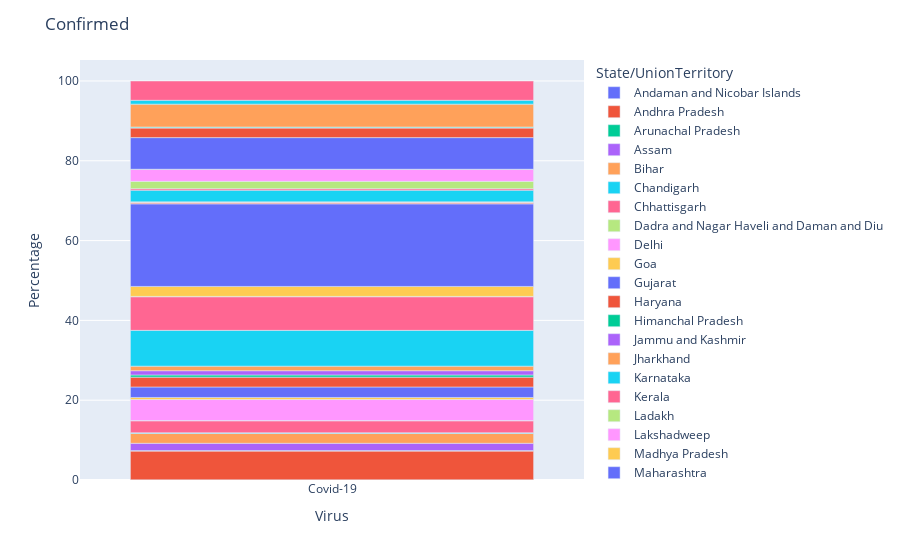
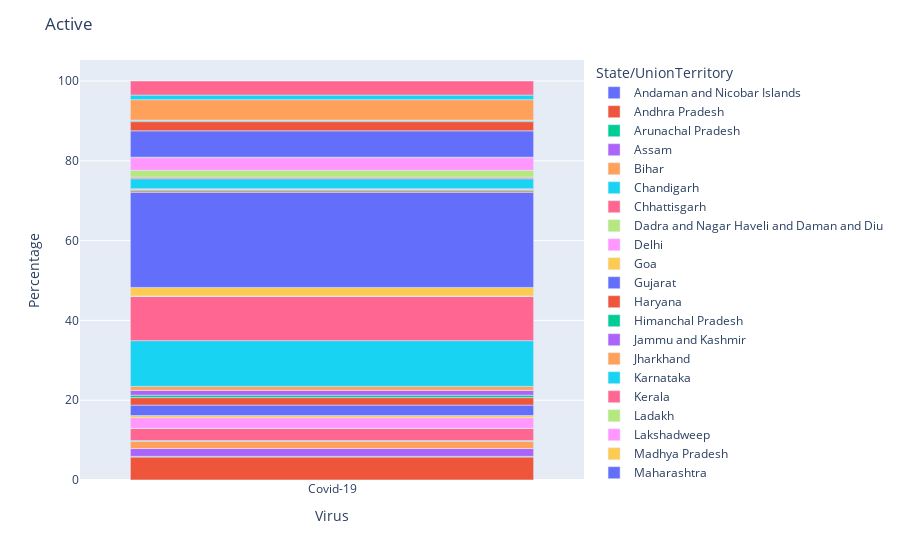

Notebook code cell kept with these figures, in order:
### Markdown cell above
# Visualization

### Code cell
state_vizualization(cases_list)

### Figure 1 — Plotly figure (JSON) as saved in the notebook; plotly's stock layout.template omitted (floating-point values rounded to 4 significant figures)
{"data": [{"alignmentgroup": "True", "customdata": [[1938498]], "hovertemplate": "State/UnionTerritory=Andaman and Nicobar Islands<br>Virus=%{x}<br>Percentage=%{y}<br>Confirmed=%{customdata[0]}<extra></extra>", "legendgroup": "Andaman and Nicobar Islands", "marker": {"color": "#636efa"}, "name": "Andaman and Nicobar Islands", "offsetgroup": "Andaman and Nicobar Islands", "orientation": "v", "showlegend": true, "textposition": "auto", "type": "bar", "x": ["Covid-19"], "xaxis": "x", "y": [0.04], "yaxis": "y"}, {"alignmentgroup": "True", "customdata": [[392432753]], "hovertemplate": "State/UnionTerritory=Andhra Pradesh<br>Virus=%{x}<br>Percentage=%{y}<br>Confirmed=%{customdata[0]}<extra></extra>", "legendgroup": "Andhra Pradesh", "marker": {"color": "#EF553B"}, "name": "Andhra Pradesh", "offsetgroup": "Andhra Pradesh", "orientation": "v", "showlegend": true, "textposition": "auto", "type": "bar", "x": ["Covid-19"], "xaxis": "x", "y": [7.2], "yaxis": "y"}, {"alignmentgroup": "True", "customdata": [[7176907]], "hovertemplate": "State/UnionTerritory=Arunachal Pradesh<br>Virus=%{x}<br>Percentage=%{y}<br>Confirmed=%{customdata[0]}<extra></extra>", "legendgroup": "Arunachal Pradesh", "marker": {"color": "#00cc96"}, "name": "Arunachal Pradesh", "offsetgroup": "Arunachal Pradesh", "orientation": "v", "showlegend": true, "textposition": "auto", "type": "bar", "x": ["Covid-19"], "xaxis": "x", "y": [0.13], "yaxis": "y"}, {"alignmentgroup": "True", "customdata": [[99837011]], "hovertemplate": "State/UnionTerritory=Assam<br>Virus=%{x}<br>Percentage=%{y}<br>Confirmed=%{customdata[0]}<extra></extra>", "legendgroup": "Assam", "marker": {"color": "#ab63fa"}, "name": "Assam", "offsetgroup": "Assam", "orientation": "v", "showlegend": true, "textposition": "auto", "type": "bar", "x": ["Covid-19"], "xaxis": "x", "y": [1.83], "yaxis": "y"}, {"alignmentgroup": "True", "customdata": [[133662075]], "hovertemplate": "State/UnionTerritory=Bihar<br>Virus=%{x}<br>Percentage=%{y}<br>Confirmed=%{customdata[0]}<extra></extra>", "legendgroup": "Bihar", "marker": {"color": "#FFA15A"}, "name": "Bihar", "offsetgroup": "Bihar", "orientation": "v", "showlegend": true, "textposition": "auto", "type": "bar", "x": ["Covid-19"], "xaxis": "x", "y": [2.45], "yaxis": "y"}, {"alignmentgroup": "True", "customdata": [[10858627]], "hovertemplate": "State/UnionTerritory=Chandigarh<br>Virus=%{x}<br>Percentage=%{y}<br>Confirmed=%{customdata[0]}<extra></extra>", "legendgroup": "Chandigarh", "marker": {"color": "#19d3f3"}, "name": "Chandigarh", "offsetgroup": "Chandigarh", "orientation": "v", "showlegend": true, "textposition": "auto", "type": "bar", "x": ["Covid-19"], "xaxis": "x", "y": [0.2], "yaxis": "y"}, {"alignmentgroup": "True", "customdata": [[163776262]], "hovertemplate": "State/UnionTerritory=Chhattisgarh<br>Virus=%{x}<br>Percentage=%{y}<br>Confirmed=%{customdata[0]}<extra></extra>", "legendgroup": "Chhattisgarh", "marker": {"color": "#FF6692"}, "name": "Chhattisgarh", "offsetgroup": "Chhattisgarh", "orientation": "v", "showlegend": true, "textposition": "auto", "type": "bar", "x": ["Covid-19"], "xaxis": "x", "y": [3], "yaxis": "y"}, {"alignmentgroup": "True", "customdata": [[1959356]], "hovertemplate": "State/UnionTerritory=Dadra and Nagar Haveli and Daman and Diu<br>Virus=%{x}<br>Percentage=%{y}<br>Confirmed=%{customdata[0]}<extra></extra>", "legendgroup": "Dadra and Nagar Haveli and Daman and Diu", "marker": {"color": "#B6E880"}, "name": "Dadra and Nagar Haveli and Daman and Diu", "offsetgroup": "Dadra and Nagar Haveli and Daman and Diu", "orientation": "v", "showlegend": true, "textposition": "auto", "type": "bar", "x": ["Covid-19"], "xaxis": "x", "y": [0.04], "yaxis": "y"}, {"alignmentgroup": "True", "customdata": [[287227765]], "hovertemplate": "State/UnionTerritory=Delhi<br>Virus=%{x}<br>Percentage=%{y}<br>Confirmed=%{customdata[0]}<extra></extra>", "legendgroup": "Delhi", "marker": {"color": "#FF97FF"}, "name": "Delhi", "offsetgroup": "Delhi", "orientation": "v", "showlegend": true, "textposition": "auto", "type": "bar", "x": ["Covid-19"], "xaxis": "x", "y": [5.27], "yaxis": "y"}, {"alignmentgroup": "True", "customdata": [[28240159]], "hovertemplate": "State/UnionTerritory=Goa<br>Virus=%{x}<br>Percentage=%{y}<br>Confirmed=%{customdata[0]}<extra></extra>", "legendgroup": "Goa", "marker": {"color": "#FECB52"}, "name": "Goa", "offsetgroup": "Goa", "orientation": "v", "showlegend": true, "textposition": "auto", "type": "bar", "x": ["Covid-19"], "xaxis": "x", "y": [0.52], "yaxis": "y"}, {"alignmentgroup": "True", "customdata": [[143420082]], "hovertemplate": "State/UnionTerritory=Gujarat<br>Virus=%{x}<br>Percentage=%{y}<br>Confirmed=%{customdata[0]}<extra></extra>", "legendgroup": "Gujarat", "marker": {"color": "#636efa"}, "name": "Gujarat", "offsetgroup": "Gujarat", "orientation": "v", "showlegend": true, "textposition": "auto", "type": "bar", "x": ["Covid-19"], "xaxis": "x", "y": [2.63], "yaxis": "y"}, {"alignmentgroup": "True", "customdata": [[134347285]], "hovertemplate": "State/UnionTerritory=Haryana<br>Virus=%{x}<br>Percentage=%{y}<br>Confirmed=%{customdata[0]}<extra></extra>", "legendgroup": "Haryana", "marker": {"color": "#EF553B"}, "name": "Haryana", "offsetgroup": "Haryana", "orientation": "v", "showlegend": true, "textposition": "auto", "type": "bar", "x": ["Covid-19"], "xaxis": "x", "y": [2.46], "yaxis": "y"}, {"alignmentgroup": "True", "customdata": [[30237805]], "hovertemplate": "State/UnionTerritory=Himanchal Pradesh<br>Virus=%{x}<br>Percentage=%{y}<br>Confirmed=%{customdata[0]}<extra></extra>", "legendgroup": "Himanchal Pradesh", "marker": {"color": "#00cc96"}, "name": "Himanchal Pradesh", "offsetgroup": "Himanchal Pradesh", "orientation": "v", "showlegend": true, "textposition": "auto", "type": "bar", "x": ["Covid-19"], "xaxis": "x", "y": [0.55], "yaxis": "y"}, {"alignmentgroup": "True", "customdata": [[58117726]], "hovertemplate": "State/UnionTerritory=Jammu and Kashmir<br>Virus=%{x}<br>Percentage=%{y}<br>Confirmed=%{customdata[0]}<extra></extra>", "legendgroup": "Jammu and Kashmir", "marker": {"color": "#ab63fa"}, "name": "Jammu and Kashmir", "offsetgroup": "Jammu and Kashmir", "orientation": "v", "showlegend": true, "textposition": "auto", "type": "bar", "x": ["Covid-19"], "xaxis": "x", "y": [1.07], "yaxis": "y"}, {"alignmentgroup": "True", "customdata": [[62111994]], "hovertemplate": "State/UnionTerritory=Jharkhand<br>Virus=%{x}<br>Percentage=%{y}<br>Confirmed=%{customdata[0]}<extra></extra>", "legendgroup": "Jharkhand", "marker": {"color": "#FFA15A"}, "name": "Jharkhand", "offsetgroup": "Jharkhand", "orientation": "v", "showlegend": true, "textposition": "auto", "type": "bar", "x": ["Covid-19"], "xaxis": "x", "y": [1.14], "yaxis": "y"}, {"alignmentgroup": "True", "customdata": [[488855931]], "hovertemplate": "State/UnionTerritory=Karnataka<br>Virus=%{x}<br>Percentage=%{y}<br>Confirmed=%{customdata[0]}<extra></extra>", "legendgroup": "Karnataka", "marker": {"color": "#19d3f3"}, "name": "Karnataka", "offsetgroup": "Karnataka", "orientation": "v", "showlegend": true, "textposition": "auto", "type": "bar", "x": ["Covid-19"], "xaxis": "x", "y": [8.97], "yaxis": "y"}, {"alignmentgroup": "True", "customdata": [[458906023]], "hovertemplate": "State/UnionTerritory=Kerala<br>Virus=%{x}<br>Percentage=%{y}<br>Confirmed=%{customdata[0]}<extra></extra>", "legendgroup": "Kerala", "marker": {"color": "#FF6692"}, "name": "Kerala", "offsetgroup": "Kerala", "orientation": "v", "showlegend": true, "textposition": "auto", "type": "bar", "x": ["Covid-19"], "xaxis": "x", "y": [8.42], "yaxis": "y"}, {"alignmentgroup": "True", "customdata": [[4054293]], "hovertemplate": "State/UnionTerritory=Ladakh<br>Virus=%{x}<br>Percentage=%{y}<br>Confirmed=%{customdata[0]}<extra></extra>", "legendgroup": "Ladakh", "marker": {"color": "#B6E880"}, "name": "Ladakh", "offsetgroup": "Ladakh", "orientation": "v", "showlegend": true, "textposition": "auto", "type": "bar", "x": ["Covid-19"], "xaxis": "x", "y": [0.07], "yaxis": "y"}, {"alignmentgroup": "True", "customdata": [[915784]], "hovertemplate": "State/UnionTerritory=Lakshadweep<br>Virus=%{x}<br>Percentage=%{y}<br>Confirmed=%{customdata[0]}<extra></extra>", "legendgroup": "Lakshadweep", "marker": {"color": "#FF97FF"}, "name": "Lakshadweep", "offsetgroup": "Lakshadweep", "orientation": "v", "showlegend": true, "textposition": "auto", "type": "bar", "x": ["Covid-19"], "xaxis": "x", "y": [0.02], "yaxis": "y"}, {"alignmentgroup": "True", "customdata": [[136416921]], "hovertemplate": "State/UnionTerritory=Madhya Pradesh<br>Virus=%{x}<br>Percentage=%{y}<br>Confirmed=%{customdata[0]}<extra></extra>", "legendgroup": "Madhya Pradesh", "marker": {"color": "#FECB52"}, "name": "Madhya Pradesh", "offsetgroup": "Madhya Pradesh", "orientation": "v", "showlegend": true, "textposition": "auto", "type": "bar", "x": ["Covid-19"], "xaxis": "x", "y": [2.5], "yaxis": "y"}, {"alignmentgroup": "True", "customdata": [[1127721063]], "hovertemplate": "State/UnionTerritory=Maharashtra<br>Virus=%{x}<br>Percentage=%{y}<br>Confirmed=%{customdata[0]}<extra></extra>", "legendgroup": "Maharashtra", "marker": {"color": "#636efa"}, "name": "Maharashtra", "offsetgroup": "Maharashtra", "orientation": "v", "showlegend": true, "textposition": "auto", "type": "bar", "x": ["Covid-19"], "xaxis": "x", "y": [20.69], "yaxis": "y"}, {"alignmentgroup": "True", "customdata": [[12617943]], "hovertemplate": "State/UnionTerritory=Manipur<br>Virus=%{x}<br>Percentage=%{y}<br>Confirmed=%{customdata[0]}<extra></extra>", "legendgroup": "Manipur", "marker": {"color": "#EF553B"}, "name": "Manipur", "offsetgroup": "Manipur", "orientation": "v", "showlegend": true, "textposition": "auto", "type": "bar", "x": ["Covid-19"], "xaxis": "x", "y": [0.23], "yaxis": "y"}, {"alignmentgroup": "True", "customdata": [[7355969]], "hovertemplate": "State/UnionTerritory=Meghalaya<br>Virus=%{x}<br>Percentage=%{y}<br>Confirmed=%{customdata[0]}<extra></extra>", "legendgroup": "Meghalaya", "marker": {"color": "#00cc96"}, "name": "Meghalaya", "offsetgroup": "Meghalaya", "orientation": "v", "showlegend": true, "textposition": "auto", "type": "bar", "x": ["Covid-19"], "xaxis": "x", "y": [0.13], "yaxis": "y"}, {"alignmentgroup": "True", "customdata": [[2984732]], "hovertemplate": "State/UnionTerritory=Mizoram<br>Virus=%{x}<br>Percentage=%{y}<br>Confirmed=%{customdata[0]}<extra></extra>", "legendgroup": "Mizoram", "marker": {"color": "#ab63fa"}, "name": "Mizoram", "offsetgroup": "Mizoram", "orientation": "v", "showlegend": true, "textposition": "auto", "type": "bar", "x": ["Covid-19"], "xaxis": "x", "y": [0.05], "yaxis": "y"}, {"alignmentgroup": "True", "customdata": [[5041742]], "hovertemplate": "State/UnionTerritory=Nagaland<br>Virus=%{x}<br>Percentage=%{y}<br>Confirmed=%{customdata[0]}<extra></extra>", "legendgroup": "Nagaland", "marker": {"color": "#FFA15A"}, "name": "Nagaland", "offsetgroup": "Nagaland", "orientation": "v", "showlegend": true, "textposition": "auto", "type": "bar", "x": ["Covid-19"], "xaxis": "x", "y": [0.09], "yaxis": "y"}, {"alignmentgroup": "True", "customdata": [[160130533]], "hovertemplate": "State/UnionTerritory=Odisha<br>Virus=%{x}<br>Percentage=%{y}<br>Confirmed=%{customdata[0]}<extra></extra>", "legendgroup": "Odisha", "marker": {"color": "#19d3f3"}, "name": "Odisha", "offsetgroup": "Odisha", "orientation": "v", "showlegend": true, "textposition": "auto", "type": "bar", "x": ["Covid-19"], "xaxis": "x", "y": [2.94], "yaxis": "y"}, {"alignmentgroup": "True", "customdata": [[20065891]], "hovertemplate": "State/UnionTerritory=Puducherry<br>Virus=%{x}<br>Percentage=%{y}<br>Confirmed=%{customdata[0]}<extra></extra>", "legendgroup": "Puducherry", "marker": {"color": "#FF6692"}, "name": "Puducherry", "offsetgroup": "Puducherry", "orientation": "v", "showlegend": true, "textposition": "auto", "type": "bar", "x": ["Covid-19"], "xaxis": "x", "y": [0.37], "yaxis": "y"}, {"alignmentgroup": "True", "customdata": [[99949702]], "hovertemplate": "State/UnionTerritory=Punjab<br>Virus=%{x}<br>Percentage=%{y}<br>Confirmed=%{customdata[0]}<extra></extra>", "legendgroup": "Punjab", "marker": {"color": "#B6E880"}, "name": "Punjab", "offsetgroup": "Punjab", "orientation": "v", "showlegend": true, "textposition": "auto", "type": "bar", "x": ["Covid-19"], "xaxis": "x", "y": [1.83], "yaxis": "y"}, {"alignmentgroup": "True", "customdata": [[162369656]], "hovertemplate": "State/UnionTerritory=Rajasthan<br>Virus=%{x}<br>Percentage=%{y}<br>Confirmed=%{customdata[0]}<extra></extra>", "legendgroup": "Rajasthan", "marker": {"color": "#FF97FF"}, "name": "Rajasthan", "offsetgroup": "Rajasthan", "orientation": "v", "showlegend": true, "textposition": "auto", "type": "bar", "x": ["Covid-19"], "xaxis": "x", "y": [2.98], "yaxis": "y"}, {"alignmentgroup": "True", "customdata": [[3186799]], "hovertemplate": "State/UnionTerritory=Sikkim<br>Virus=%{x}<br>Percentage=%{y}<br>Confirmed=%{customdata[0]}<extra></extra>", "legendgroup": "Sikkim", "marker": {"color": "#FECB52"}, "name": "Sikkim", "offsetgroup": "Sikkim", "orientation": "v", "showlegend": true, "textposition": "auto", "type": "bar", "x": ["Covid-19"], "xaxis": "x", "y": [0.06], "yaxis": "y"}, {"alignmentgroup": "True", "customdata": [[431928644]], "hovertemplate": "State/UnionTerritory=Tamil Nadu<br>Virus=%{x}<br>Percentage=%{y}<br>Confirmed=%{customdata[0]}<extra></extra>", "legendgroup": "Tamil Nadu", "marker": {"color": "#636efa"}, "name": "Tamil Nadu", "offsetgroup": "Tamil Nadu", "orientation": "v", "showlegend": true, "textposition": "auto", "type": "bar", "x": ["Covid-19"], "xaxis": "x", "y": [7.92], "yaxis": "y"}, {"alignmentgroup": "True", "customdata": [[130562647]], "hovertemplate": "State/UnionTerritory=Telangana<br>Virus=%{x}<br>Percentage=%{y}<br>Confirmed=%{customdata[0]}<extra></extra>", "legendgroup": "Telangana", "marker": {"color": "#EF553B"}, "name": "Telangana", "offsetgroup": "Telangana", "orientation": "v", "showlegend": true, "textposition": "auto", "type": "bar", "x": ["Covid-19"], "xaxis": "x", "y": [2.39], "yaxis": "y"}, {"alignmentgroup": "True", "customdata": [[14050250]], "hovertemplate": "State/UnionTerritory=Tripura<br>Virus=%{x}<br>Percentage=%{y}<br>Confirmed=%{customdata[0]}<extra></extra>", "legendgroup": "Tripura", "marker": {"color": "#00cc96"}, "name": "Tripura", "offsetgroup": "Tripura", "orientation": "v", "showlegend": true, "textposition": "auto", "type": "bar", "x": ["Covid-19"], "xaxis": "x", "y": [0.26], "yaxis": "y"}, {"alignmentgroup": "True", "customdata": [[345726]], "hovertemplate": "State/UnionTerritory=Unassigned<br>Virus=%{x}<br>Percentage=%{y}<br>Confirmed=%{customdata[0]}<extra></extra>", "legendgroup": "Unassigned", "marker": {"color": "#ab63fa"}, "name": "Unassigned", "offsetgroup": "Unassigned", "orientation": "v", "showlegend": true, "textposition": "auto", "type": "bar", "x": ["Covid-19"], "xaxis": "x", "y": [0.01], "yaxis": "y"}, {"alignmentgroup": "True", "customdata": [[312625843]], "hovertemplate": "State/UnionTerritory=Uttar Pradesh<br>Virus=%{x}<br>Percentage=%{y}<br>Confirmed=%{customdata[0]}<extra></extra>", "legendgroup": "Uttar Pradesh", "marker": {"color": "#FFA15A"}, "name": "Uttar Pradesh", "offsetgroup": "Uttar Pradesh", "orientation": "v", "showlegend": true, "textposition": "auto", "type": "bar", "x": ["Covid-19"], "xaxis": "x", "y": [5.73], "yaxis": "y"}, {"alignmentgroup": "True", "customdata": [[53140414]], "hovertemplate": "State/UnionTerritory=Uttarakhand<br>Virus=%{x}<br>Percentage=%{y}<br>Confirmed=%{customdata[0]}<extra></extra>", "legendgroup": "Uttarakhand", "marker": {"color": "#19d3f3"}, "name": "Uttarakhand", "offsetgroup": "Uttarakhand", "orientation": "v", "showlegend": true, "textposition": "auto", "type": "bar", "x": ["Covid-19"], "xaxis": "x", "y": [0.97], "yaxis": "y"}, {"alignmentgroup": "True", "customdata": [[263107876]], "hovertemplate": "State/UnionTerritory=West Bengal<br>Virus=%{x}<br>Percentage=%{y}<br>Confirmed=%{customdata[0]}<extra></extra>", "legendgroup": "West Bengal", "marker": {"color": "#FF6692"}, "name": "West Bengal", "offsetgroup": "West Bengal", "orientation": "v", "showlegend": true, "textposition": "auto", "type": "bar", "x": ["Covid-19"], "xaxis": "x", "y": [4.83], "yaxis": "y"}], "layout": {"barmode": "relative", "legend": {"title": {"text": "State/UnionTerritory"}, "tracegroupgap": 0}, "margin": {"t": 60}, "title": {"text": "Confirmed"}, "xaxis": {"anchor": "y", "domain": [0, 1], "title": {"text": "Virus"}}, "yaxis": {"anchor": "x", "domain": [0, 1], "title": {"text": "Percentage"}}}}

### Figure 2 — Plotly figure (JSON) as saved in the notebook; plotly's stock layout.template omitted (floating-point values rounded to 4 significant figures)
{"data": [{"alignmentgroup": "True", "customdata": [[63076]], "hovertemplate": "State/UnionTerritory=Andaman and Nicobar Islands<br>Virus=%{x}<br>Percentage=%{y}<br>Active=%{customdata[0]}<extra></extra>", "legendgroup": "Andaman and Nicobar Islands", "marker": {"color": "#636efa"}, "name": "Andaman and Nicobar Islands", "offsetgroup": "Andaman and Nicobar Islands", "orientation": "v", "showlegend": true, "textposition": "auto", "type": "bar", "x": ["Covid-19"], "xaxis": "x", "y": [0.02], "yaxis": "y"}, {"alignmentgroup": "True", "customdata": [[19066856]], "hovertemplate": "State/UnionTerritory=Andhra Pradesh<br>Virus=%{x}<br>Percentage=%{y}<br>Active=%{customdata[0]}<extra></extra>", "legendgroup": "Andhra Pradesh", "marker": {"color": "#EF553B"}, "name": "Andhra Pradesh", "offsetgroup": "Andhra Pradesh", "orientation": "v", "showlegend": true, "textposition": "auto", "type": "bar", "x": ["Covid-19"], "xaxis": "x", "y": [5.74], "yaxis": "y"}, {"alignmentgroup": "True", "customdata": [[561959]], "hovertemplate": "State/UnionTerritory=Arunachal Pradesh<br>Virus=%{x}<br>Percentage=%{y}<br>Active=%{customdata[0]}<extra></extra>", "legendgroup": "Arunachal Pradesh", "marker": {"color": "#00cc96"}, "name": "Arunachal Pradesh", "offsetgroup": "Arunachal Pradesh", "orientation": "v", "showlegend": true, "textposition": "auto", "type": "bar", "x": ["Covid-19"], "xaxis": "x", "y": [0.17], "yaxis": "y"}, {"alignmentgroup": "True", "customdata": [[6520008]], "hovertemplate": "State/UnionTerritory=Assam<br>Virus=%{x}<br>Percentage=%{y}<br>Active=%{customdata[0]}<extra></extra>", "legendgroup": "Assam", "marker": {"color": "#ab63fa"}, "name": "Assam", "offsetgroup": "Assam", "orientation": "v", "showlegend": true, "textposition": "auto", "type": "bar", "x": ["Covid-19"], "xaxis": "x", "y": [1.96], "yaxis": "y"}, {"alignmentgroup": "True", "customdata": [[6024358]], "hovertemplate": "State/UnionTerritory=Bihar<br>Virus=%{x}<br>Percentage=%{y}<br>Active=%{customdata[0]}<extra></extra>", "legendgroup": "Bihar", "marker": {"color": "#FFA15A"}, "name": "Bihar", "offsetgroup": "Bihar", "orientation": "v", "showlegend": true, "textposition": "auto", "type": "bar", "x": ["Covid-19"], "xaxis": "x", "y": [1.81], "yaxis": "y"}, {"alignmentgroup": "True", "customdata": [[593898]], "hovertemplate": "State/UnionTerritory=Chandigarh<br>Virus=%{x}<br>Percentage=%{y}<br>Active=%{customdata[0]}<extra></extra>", "legendgroup": "Chandigarh", "marker": {"color": "#19d3f3"}, "name": "Chandigarh", "offsetgroup": "Chandigarh", "orientation": "v", "showlegend": true, "textposition": "auto", "type": "bar", "x": ["Covid-19"], "xaxis": "x", "y": [0.18], "yaxis": "y"}, {"alignmentgroup": "True", "customdata": [[10102978]], "hovertemplate": "State/UnionTerritory=Chhattisgarh<br>Virus=%{x}<br>Percentage=%{y}<br>Active=%{customdata[0]}<extra></extra>", "legendgroup": "Chhattisgarh", "marker": {"color": "#FF6692"}, "name": "Chhattisgarh", "offsetgroup": "Chhattisgarh", "orientation": "v", "showlegend": true, "textposition": "auto", "type": "bar", "x": ["Covid-19"], "xaxis": "x", "y": [3.04], "yaxis": "y"}, {"alignmentgroup": "True", "customdata": [[96232]], "hovertemplate": "State/UnionTerritory=Dadra and Nagar Haveli and Daman and Diu<br>Virus=%{x}<br>Percentage=%{y}<br>Active=%{customdata[0]}<extra></extra>", "legendgroup": "Dadra and Nagar Haveli and Daman and Diu", "marker": {"color": "#B6E880"}, "name": "Dadra and Nagar Haveli and Daman and Diu", "offsetgroup": "Dadra and Nagar Haveli and Daman and Diu", "orientation": "v", "showlegend": true, "textposition": "auto", "type": "bar", "x": ["Covid-19"], "xaxis": "x", "y": [0.03], "yaxis": "y"}, {"alignmentgroup": "True", "customdata": [[8864584]], "hovertemplate": "State/UnionTerritory=Delhi<br>Virus=%{x}<br>Percentage=%{y}<br>Active=%{customdata[0]}<extra></extra>", "legendgroup": "Delhi", "marker": {"color": "#FF97FF"}, "name": "Delhi", "offsetgroup": "Delhi", "orientation": "v", "showlegend": true, "textposition": "auto", "type": "bar", "x": ["Covid-19"], "xaxis": "x", "y": [2.67], "yaxis": "y"}, {"alignmentgroup": "True", "customdata": [[1765157]], "hovertemplate": "State/UnionTerritory=Goa<br>Virus=%{x}<br>Percentage=%{y}<br>Active=%{customdata[0]}<extra></extra>", "legendgroup": "Goa", "marker": {"color": "#FECB52"}, "name": "Goa", "offsetgroup": "Goa", "orientation": "v", "showlegend": true, "textposition": "auto", "type": "bar", "x": ["Covid-19"], "xaxis": "x", "y": [0.53], "yaxis": "y"}, {"alignmentgroup": "True", "customdata": [[8713507]], "hovertemplate": "State/UnionTerritory=Gujarat<br>Virus=%{x}<br>Percentage=%{y}<br>Active=%{customdata[0]}<extra></extra>", "legendgroup": "Gujarat", "marker": {"color": "#636efa"}, "name": "Gujarat", "offsetgroup": "Gujarat", "orientation": "v", "showlegend": true, "textposition": "auto", "type": "bar", "x": ["Covid-19"], "xaxis": "x", "y": [2.62], "yaxis": "y"}, {"alignmentgroup": "True", "customdata": [[6259144]], "hovertemplate": "State/UnionTerritory=Haryana<br>Virus=%{x}<br>Percentage=%{y}<br>Active=%{customdata[0]}<extra></extra>", "legendgroup": "Haryana", "marker": {"color": "#EF553B"}, "name": "Haryana", "offsetgroup": "Haryana", "orientation": "v", "showlegend": true, "textposition": "auto", "type": "bar", "x": ["Covid-19"], "xaxis": "x", "y": [1.88], "yaxis": "y"}, {"alignmentgroup": "True", "customdata": [[2041800]], "hovertemplate": "State/UnionTerritory=Himanchal Pradesh<br>Virus=%{x}<br>Percentage=%{y}<br>Active=%{customdata[0]}<extra></extra>", "legendgroup": "Himanchal Pradesh", "marker": {"color": "#00cc96"}, "name": "Himanchal Pradesh", "offsetgroup": "Himanchal Pradesh", "orientation": "v", "showlegend": true, "textposition": "auto", "type": "bar", "x": ["Covid-19"], "xaxis": "x", "y": [0.61], "yaxis": "y"}, {"alignmentgroup": "True", "customdata": [[3980691]], "hovertemplate": "State/UnionTerritory=Jammu and Kashmir<br>Virus=%{x}<br>Percentage=%{y}<br>Active=%{customdata[0]}<extra></extra>", "legendgroup": "Jammu and Kashmir", "marker": {"color": "#ab63fa"}, "name": "Jammu and Kashmir", "offsetgroup": "Jammu and Kashmir", "orientation": "v", "showlegend": true, "textposition": "auto", "type": "bar", "x": ["Covid-19"], "xaxis": "x", "y": [1.2], "yaxis": "y"}, {"alignmentgroup": "True", "customdata": [[3328847]], "hovertemplate": "State/UnionTerritory=Jharkhand<br>Virus=%{x}<br>Percentage=%{y}<br>Active=%{customdata[0]}<extra></extra>", "legendgroup": "Jharkhand", "marker": {"color": "#FFA15A"}, "name": "Jharkhand", "offsetgroup": "Jharkhand", "orientation": "v", "showlegend": true, "textposition": "auto", "type": "bar", "x": ["Covid-19"], "xaxis": "x", "y": [1], "yaxis": "y"}, {"alignmentgroup": "True", "customdata": [[38100121]], "hovertemplate": "State/UnionTerritory=Karnataka<br>Virus=%{x}<br>Percentage=%{y}<br>Active=%{customdata[0]}<extra></extra>", "legendgroup": "Karnataka", "marker": {"color": "#19d3f3"}, "name": "Karnataka", "offsetgroup": "Karnataka", "orientation": "v", "showlegend": true, "textposition": "auto", "type": "bar", "x": ["Covid-19"], "xaxis": "x", "y": [11.47], "yaxis": "y"}, {"alignmentgroup": "True", "customdata": [[36843611]], "hovertemplate": "State/UnionTerritory=Kerala<br>Virus=%{x}<br>Percentage=%{y}<br>Active=%{customdata[0]}<extra></extra>", "legendgroup": "Kerala", "marker": {"color": "#FF6692"}, "name": "Kerala", "offsetgroup": "Kerala", "orientation": "v", "showlegend": true, "textposition": "auto", "type": "bar", "x": ["Covid-19"], "xaxis": "x", "y": [11.09], "yaxis": "y"}, {"alignmentgroup": "True", "customdata": [[249529]], "hovertemplate": "State/UnionTerritory=Ladakh<br>Virus=%{x}<br>Percentage=%{y}<br>Active=%{customdata[0]}<extra></extra>", "legendgroup": "Ladakh", "marker": {"color": "#B6E880"}, "name": "Ladakh", "offsetgroup": "Ladakh", "orientation": "v", "showlegend": true, "textposition": "auto", "type": "bar", "x": ["Covid-19"], "xaxis": "x", "y": [0.08], "yaxis": "y"}, {"alignmentgroup": "True", "customdata": [[90951]], "hovertemplate": "State/UnionTerritory=Lakshadweep<br>Virus=%{x}<br>Percentage=%{y}<br>Active=%{customdata[0]}<extra></extra>", "legendgroup": "Lakshadweep", "marker": {"color": "#FF97FF"}, "name": "Lakshadweep", "offsetgroup": "Lakshadweep", "orientation": "v", "showlegend": true, "textposition": "auto", "type": "bar", "x": ["Covid-19"], "xaxis": "x", "y": [0.03], "yaxis": "y"}, {"alignmentgroup": "True", "customdata": [[7122931]], "hovertemplate": "State/UnionTerritory=Madhya Pradesh<br>Virus=%{x}<br>Percentage=%{y}<br>Active=%{customdata[0]}<extra></extra>", "legendgroup": "Madhya Pradesh", "marker": {"color": "#FECB52"}, "name": "Madhya Pradesh", "offsetgroup": "Madhya Pradesh", "orientation": "v", "showlegend": true, "textposition": "auto", "type": "bar", "x": ["Covid-19"], "xaxis": "x", "y": [2.14], "yaxis": "y"}, {"alignmentgroup": "True", "customdata": [[79086928]], "hovertemplate": "State/UnionTerritory=Maharashtra<br>Virus=%{x}<br>Percentage=%{y}<br>Active=%{customdata[0]}<extra></extra>", "legendgroup": "Maharashtra", "marker": {"color": "#636efa"}, "name": "Maharashtra", "offsetgroup": "Maharashtra", "orientation": "v", "showlegend": true, "textposition": "auto", "type": "bar", "x": ["Covid-19"], "xaxis": "x", "y": [23.81], "yaxis": "y"}, {"alignmentgroup": "True", "customdata": [[1214319]], "hovertemplate": "State/UnionTerritory=Manipur<br>Virus=%{x}<br>Percentage=%{y}<br>Active=%{customdata[0]}<extra></extra>", "legendgroup": "Manipur", "marker": {"color": "#EF553B"}, "name": "Manipur", "offsetgroup": "Manipur", "orientation": "v", "showlegend": true, "textposition": "auto", "type": "bar", "x": ["Covid-19"], "xaxis": "x", "y": [0.37], "yaxis": "y"}, {"alignmentgroup": "True", "customdata": [[716110]], "hovertemplate": "State/UnionTerritory=Meghalaya<br>Virus=%{x}<br>Percentage=%{y}<br>Active=%{customdata[0]}<extra></extra>", "legendgroup": "Meghalaya", "marker": {"color": "#00cc96"}, "name": "Meghalaya", "offsetgroup": "Meghalaya", "orientation": "v", "showlegend": true, "textposition": "auto", "type": "bar", "x": ["Covid-19"], "xaxis": "x", "y": [0.22], "yaxis": "y"}, {"alignmentgroup": "True", "customdata": [[590339]], "hovertemplate": "State/UnionTerritory=Mizoram<br>Virus=%{x}<br>Percentage=%{y}<br>Active=%{customdata[0]}<extra></extra>", "legendgroup": "Mizoram", "marker": {"color": "#ab63fa"}, "name": "Mizoram", "offsetgroup": "Mizoram", "orientation": "v", "showlegend": true, "textposition": "auto", "type": "bar", "x": ["Covid-19"], "xaxis": "x", "y": [0.18], "yaxis": "y"}, {"alignmentgroup": "True", "customdata": [[463756]], "hovertemplate": "State/UnionTerritory=Nagaland<br>Virus=%{x}<br>Percentage=%{y}<br>Active=%{customdata[0]}<extra></extra>", "legendgroup": "Nagaland", "marker": {"color": "#FFA15A"}, "name": "Nagaland", "offsetgroup": "Nagaland", "orientation": "v", "showlegend": true, "textposition": "auto", "type": "bar", "x": ["Covid-19"], "xaxis": "x", "y": [0.14], "yaxis": "y"}, {"alignmentgroup": "True", "customdata": [[8416264]], "hovertemplate": "State/UnionTerritory=Odisha<br>Virus=%{x}<br>Percentage=%{y}<br>Active=%{customdata[0]}<extra></extra>", "legendgroup": "Odisha", "marker": {"color": "#19d3f3"}, "name": "Odisha", "offsetgroup": "Odisha", "orientation": "v", "showlegend": true, "textposition": "auto", "type": "bar", "x": ["Covid-19"], "xaxis": "x", "y": [2.53], "yaxis": "y"}, {"alignmentgroup": "True", "customdata": [[1270619]], "hovertemplate": "State/UnionTerritory=Puducherry<br>Virus=%{x}<br>Percentage=%{y}<br>Active=%{customdata[0]}<extra></extra>", "legendgroup": "Puducherry", "marker": {"color": "#FF6692"}, "name": "Puducherry", "offsetgroup": "Puducherry", "orientation": "v", "showlegend": true, "textposition": "auto", "type": "bar", "x": ["Covid-19"], "xaxis": "x", "y": [0.38], "yaxis": "y"}, {"alignmentgroup": "True", "customdata": [[5705949]], "hovertemplate": "State/UnionTerritory=Punjab<br>Virus=%{x}<br>Percentage=%{y}<br>Active=%{customdata[0]}<extra></extra>", "legendgroup": "Punjab", "marker": {"color": "#B6E880"}, "name": "Punjab", "offsetgroup": "Punjab", "orientation": "v", "showlegend": true, "textposition": "auto", "type": "bar", "x": ["Covid-19"], "xaxis": "x", "y": [1.72], "yaxis": "y"}, {"alignmentgroup": "True", "customdata": [[10539747]], "hovertemplate": "State/UnionTerritory=Rajasthan<br>Virus=%{x}<br>Percentage=%{y}<br>Active=%{customdata[0]}<extra></extra>", "legendgroup": "Rajasthan", "marker": {"color": "#FF97FF"}, "name": "Rajasthan", "offsetgroup": "Rajasthan", "orientation": "v", "showlegend": true, "textposition": "auto", "type": "bar", "x": ["Covid-19"], "xaxis": "x", "y": [3.17], "yaxis": "y"}, {"alignmentgroup": "True", "customdata": [[386435]], "hovertemplate": "State/UnionTerritory=Sikkim<br>Virus=%{x}<br>Percentage=%{y}<br>Active=%{customdata[0]}<extra></extra>", "legendgroup": "Sikkim", "marker": {"color": "#FECB52"}, "name": "Sikkim", "offsetgroup": "Sikkim", "orientation": "v", "showlegend": true, "textposition": "auto", "type": "bar", "x": ["Covid-19"], "xaxis": "x", "y": [0.12], "yaxis": "y"}, {"alignmentgroup": "True", "customdata": [[21916179]], "hovertemplate": "State/UnionTerritory=Tamil Nadu<br>Virus=%{x}<br>Percentage=%{y}<br>Active=%{customdata[0]}<extra></extra>", "legendgroup": "Tamil Nadu", "marker": {"color": "#636efa"}, "name": "Tamil Nadu", "offsetgroup": "Tamil Nadu", "orientation": "v", "showlegend": true, "textposition": "auto", "type": "bar", "x": ["Covid-19"], "xaxis": "x", "y": [6.6], "yaxis": "y"}, {"alignmentgroup": "True", "customdata": [[7658060]], "hovertemplate": "State/UnionTerritory=Telangana<br>Virus=%{x}<br>Percentage=%{y}<br>Active=%{customdata[0]}<extra></extra>", "legendgroup": "Telangana", "marker": {"color": "#EF553B"}, "name": "Telangana", "offsetgroup": "Telangana", "orientation": "v", "showlegend": true, "textposition": "auto", "type": "bar", "x": ["Covid-19"], "xaxis": "x", "y": [2.31], "yaxis": "y"}, {"alignmentgroup": "True", "customdata": [[923062]], "hovertemplate": "State/UnionTerritory=Tripura<br>Virus=%{x}<br>Percentage=%{y}<br>Active=%{customdata[0]}<extra></extra>", "legendgroup": "Tripura", "marker": {"color": "#00cc96"}, "name": "Tripura", "offsetgroup": "Tripura", "orientation": "v", "showlegend": true, "textposition": "auto", "type": "bar", "x": ["Covid-19"], "xaxis": "x", "y": [0.28], "yaxis": "y"}, {"alignmentgroup": "True", "customdata": [[345726]], "hovertemplate": "State/UnionTerritory=Unassigned<br>Virus=%{x}<br>Percentage=%{y}<br>Active=%{customdata[0]}<extra></extra>", "legendgroup": "Unassigned", "marker": {"color": "#ab63fa"}, "name": "Unassigned", "offsetgroup": "Unassigned", "orientation": "v", "showlegend": true, "textposition": "auto", "type": "bar", "x": ["Covid-19"], "xaxis": "x", "y": [0.1], "yaxis": "y"}, {"alignmentgroup": "True", "customdata": [[17003042]], "hovertemplate": "State/UnionTerritory=Uttar Pradesh<br>Virus=%{x}<br>Percentage=%{y}<br>Active=%{customdata[0]}<extra></extra>", "legendgroup": "Uttar Pradesh", "marker": {"color": "#FFA15A"}, "name": "Uttar Pradesh", "offsetgroup": "Uttar Pradesh", "orientation": "v", "showlegend": true, "textposition": "auto", "type": "bar", "x": ["Covid-19"], "xaxis": "x", "y": [5.12], "yaxis": "y"}, {"alignmentgroup": "True", "customdata": [[3791672]], "hovertemplate": "State/UnionTerritory=Uttarakhand<br>Virus=%{x}<br>Percentage=%{y}<br>Active=%{customdata[0]}<extra></extra>", "legendgroup": "Uttarakhand", "marker": {"color": "#19d3f3"}, "name": "Uttarakhand", "offsetgroup": "Uttarakhand", "orientation": "v", "showlegend": true, "textposition": "auto", "type": "bar", "x": ["Covid-19"], "xaxis": "x", "y": [1.14], "yaxis": "y"}, {"alignmentgroup": "True", "customdata": [[11745785]], "hovertemplate": "State/UnionTerritory=West Bengal<br>Virus=%{x}<br>Percentage=%{y}<br>Active=%{customdata[0]}<extra></extra>", "legendgroup": "West Bengal", "marker": {"color": "#FF6692"}, "name": "West Bengal", "offsetgroup": "West Bengal", "orientation": "v", "showlegend": true, "textposition": "auto", "type": "bar", "x": ["Covid-19"], "xaxis": "x", "y": [3.54], "yaxis": "y"}], "layout": {"barmode": "relative", "legend": {"title": {"text": "State/UnionTerritory"}, "tracegroupgap": 0}, "margin": {"t": 60}, "title": {"text": "Active"}, "xaxis": {"anchor": "y", "domain": [0, 1], "title": {"text": "Virus"}}, "yaxis": {"anchor": "x", "domain": [0, 1], "title": {"text": "Percentage"}}}}
